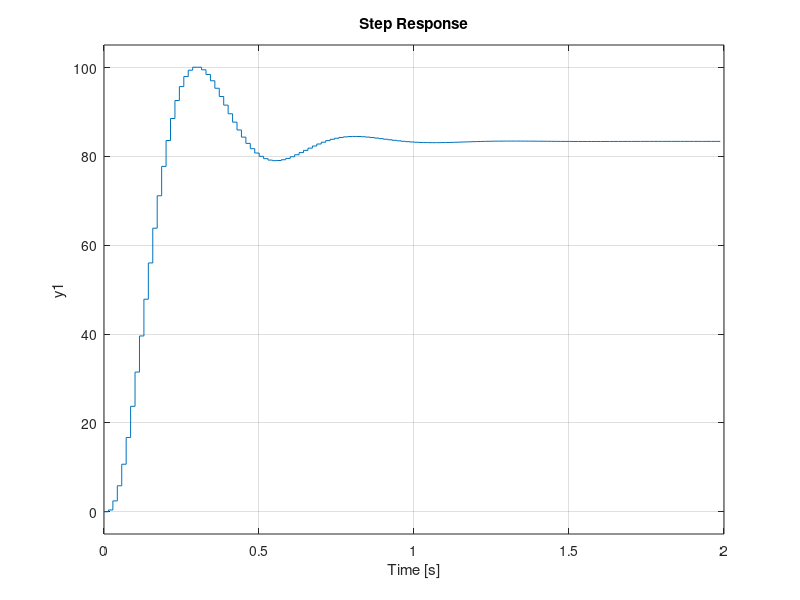

The MATLAB script that drew this image: (Note: this script raises an error after producing the figure.)
%% Limpiar
clear
clc
close all
%% a- Proponer controladores discretos que tenga como máximo dos polos y dos ceros que cumpla las siguientes especificaciones
% (tiene que ser un controlador por cada sub-item):
% I. Sobrepico = 20%.
% II. Sin sobrepico
% Se arma la G(z)
numerador_p4 = [0 -0.053757107926144 -0.188445613408471 -0.037448542682446];
denominador_p4 = [1 -3.345989984317626 2.397411576664517 -0.489145057782015];
T_p4 = 0.014301923836314;
Gz_p4 = tf(numerador_p4, denominador_p4, T_p4);
%step(Gz_p4,4*T_p4)
% [y, t] = dstep(Gz_p4, 21);   % 21 muestras (de 0 a 20)
% y = squeeze(y);              % acomodar formato de salida
% Lanzar la Herramienta
%controlSystemDesigner(Gz_p4);
%[r,p,c]=residue(num,den) %vemos si lo usamos

% Se arma la C(z) y se define el sistema de lazo abierto L(z) = C(z) * G(z)
z_c=[0.5 0.5]; % Ceros del compensador
p_c=[0.3 -0.7]; % Polos del compensador
K=-7.541; % Ganancia
% VOY A TENER QUE PENSAR OTRO PARA EL SOBREPICO NULO (cambiar la gnanacia
% solo no me garantiza lo pedido (para los mismos polos...)

Cz_p4 = zpk(z_c,p_c,K,T_p4);
%controlSystemDesigner(Gz_p4, Cz_p4)
Lz_p4 = Cz_p4 * Gz_p4;

% figure;
% rlocus(Lz_p4);
% title('LGR con Compensador de Adelanto Doble');
% zgrid; % Dibuja el círculo unitario y líneas de amortiguamiento

% Lazo cerrado
Tz_p4 = feedback(Lz_p4, 1);

% Se analizan los polos de lazo cerrado
polos_lc_final = pole(Tz_p4);
magnitud_polos_final = abs(polos_lc_final)
step(Tz_p4);

% Verifica si el sistema en lazo cerrado es estable
if isstable(Tz_p4)
    fprintf('El controlador estabiliza el sistema en lazo cerrado.\n');
else
    fprintf('El controlador no estabiliza el sistema.\n');
end

stepinfo(Tz_p4)

% Se puede ver los polos de lazo cerrado. Todos deben estar DENTRO del círculo unitario.
% figure;
% pzmap(Tz_p4);
% title('Polos y Ceros del Sistema en Lazo Cerrado');
% zgrid; % Dibuja el círculo unitario

%% b- Hallar el diagrama de Bode (en plano W) de la planta discreta y del conjunto controlador + planta discreta. Determinar la variación
% en el margen de ganancia y fase. ¿Estos márgenes, mejoran o empeoran?
% Opciones para el diagrama de Bode para visualizar el plano W
% La frecuencia en el plano W (v) se relaciona con la frecuencia real (w) por v = (2/T)*tan(w*T/2)
% opts = bodeoptions;
% opts.FreqUnits = 'Hz'; % o 'rad/s'
% 
% % Se grafica Bode de la planta sola y del sistema compensado.
% figure;
% hold on;
% Gs_p4=d2c(Gz_p4, 'tustin'); 
% bodeplot(Gs_p4);
% Ls_p4=d2c(Lz_p4, 'tustin');
% bodeplot(Ls_p4);
%Ts_p4=d2c(Tz_p4, 'tustin');
% %bodeplot(Gz_p4, opts);
% %bodeplot(Lz_p4, opts);
% legend('Planta Original', 'Planta + Controlador');
% grid on;
% hold off;
% 
% % Se calculan los márgenes de ganancia y fase
% [Gm_planta, Pm_planta] = margin(Gz_p4);
% [Gm_compensado, Pm_compensado] = margin(Lz_p4);
% 
% fprintf('Planta Original: Margen de Ganancia = %f dB, Margen de Fase = %f deg\n', 20*log10(Gm_planta), Pm_planta);
% fprintf('Sistema Compensado: Margen de Ganancia = %f dB, Margen de Fase = %f deg\n', 20*log10(Gm_compensado), Pm_compensado);
% 
% %% c- Verificar el comportamiento del sistema a lazo cerrado en una simulación usando la planta discreta. Obtener la salida del sistema
% % y el esfuerzo de control.
% 
% % Se calcula la función de transferencia de lazo cerrado
% % T(z) = Y(z)/R(z) = (C(z)G(z)) / (1 + C(z)G(z)) (ya lo tenemos)
% % Se calcula la función de transferencia del esfuerzo de control
% % U(z)/R(z) = C(z) / (1 + C(z)G(z))
% Uz_p4 = feedback(Cz_p4, Gz_p4);
% 
% % Respuesta al escalón unitario
% figure;
% subplot(2,1,1);
% step(Tz_p4);
% title('Salida del Sistema Discreto (T)');
% grid on;
% 
% subplot(2,1,2);
% step(Uz_p4); 
% title('Esfuerzo de Control Discreto (U)');
% grid on;
% 
% % Verificación
% % Se mide el sobrepico y el valor final de la salida para confirmar que se
% % cumple las especificaciones de diseño.
% c=stepinfo(Tz_p4);
%% d- Verificar el comportamiento del sistema a lazo cerrado en una simulación, usando la planta continua linealizada y los elementos
% % necesarios para discretizarla. Obtener la salida del sistema (tanto discreto como continuo) y el esfuerzo de control.
% SIMULINK?
%Tz_p4_expand=tf(Tz_p4);
%Ts_p4_expand=tf(Ts_p4);
% % MIO: Me encantó che...quedo lindo respuesta al escalón con el sobrepico
% visible y después se estabiliza
%% e- Si la planta es no lineal, verificar el comportamiento del sistema a lazo cerrado en una simulación, usando la planta continua
% no lineal y los elementos necesarios para discretizarla. Obtener la salida del sistema (tanto discreto como continuo) y el esfuerzo
% de control. Se aconseja tener cuidado con los valores de la referencia, y con el hecho que su controlador fue pensado para la planta 
% linealizada. 
% SIMULINK?
Cz_p4_expand=tf(Cz_p4);
Cs_p4=d2c(Cz_p4, 'tustin');
Cs_p4_expand=tf(Cs_p4);
%% f- Predecir el error estacionario a la rampa (P1) Verificarlo en una simulación lineal.

% Asumiendo Lz_p1 = Cz_p1 * Gz_p1
 
% Se Calcula Kv
% (z-1)*L(z) se puede obtener multiplicando por (z-1)/z y luego evaluando en z=1
% Esto es conceptual. En la práctica, es más fácil si se define L(z) simbólicamente o
% se extraen los polos y ceros.
% Más simple: si el sistema es tipo 1, Lz_p1 = L'(z)/(z-1).
% El límite es L'(1).

% Manera programática:
% dc_gain_of_velocity_loop = dcgain( (z-1)*Lz_p4/T ); % dcgain evalúa en z=1
% Kv = dc_gain_of_velocity_loop;
% ess_rampa_teorico = 1/Kv;
 
% fprintf('El error teórico a la rampa es: %f\n', ess_rampa_teorico);
 
% Verificación por simulación
% Se necesita simular con una entrada de rampa
% time = 0:T:10; % Vector de tiempo %%%CLARAMENTE SE USARÁ OTRO TIEMPO ME
% INAGINO..
% rampa = time; % Entrada de rampa
% 
% figure;
% lsim(Tz_p4, rampa, time); % Simula la salida Y(t)
% hold on;
% plot(time, rampa, '--'); % Dibuja la referencia
% legend('Salida del sistema', 'Referencia (Rampa)');
% title('Respuesta a la Rampa');
% grid on;
% 
% Para ver el error:
% error_simulado = rampa - lsim(Tz_p4, rampa, time);
% plot(time, error_simulado);
% legend('Error (Referencia - Salida)');
% title('Error en el tiempo');
% grid on;
% El valor al que se estabiliza la curva de error debe ser ess_rampa_teorico
% 
%% g- Se requiere utilizar un ADC de 10 bits para digitalizar la salida de la planta.
% I. Proponga un rango de entrada del ADC y calcule el paso de cuantización.
% II. Pruebe en una simulación los efectos de agregar el ADC.
%%% SIMULINK?
%% Anexo
